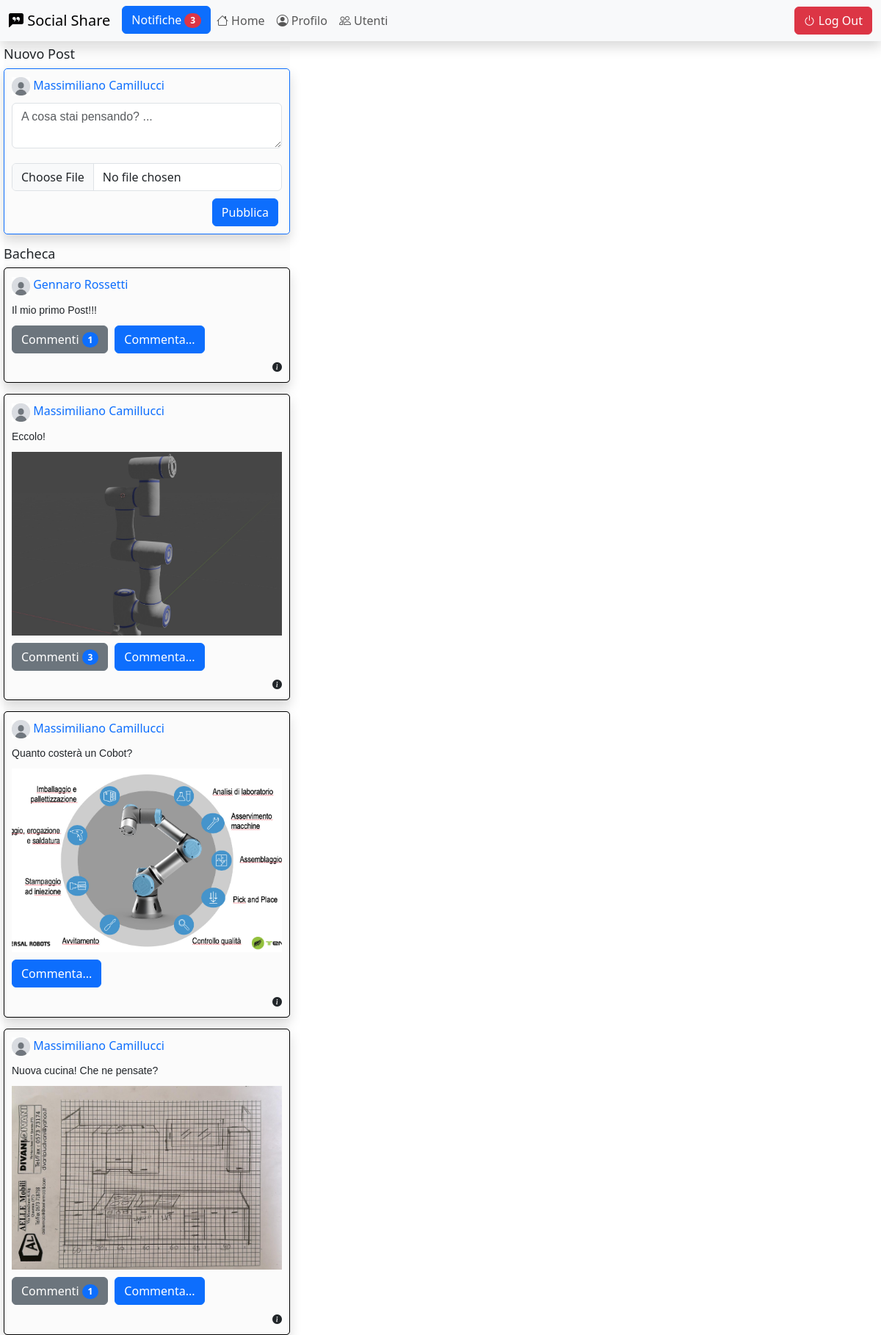
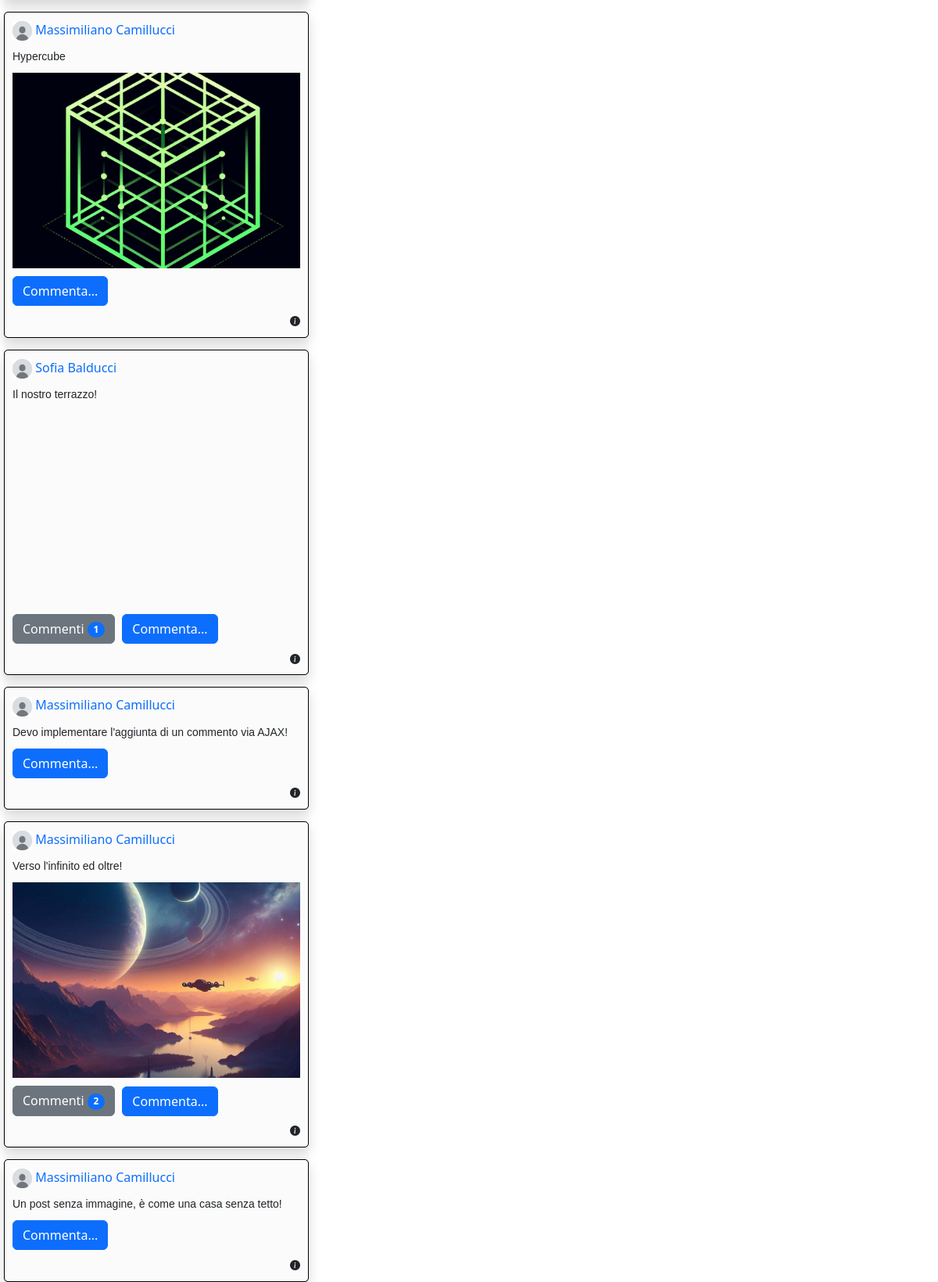
The page / (signed in, upper part) on the database its author committed (2 pictures, top to bottom).
### tables this page shows
CREATE TABLE `posts` (
  `idPOST` int(11) NOT NULL,
  `dataInserimento` datetime NOT NULL DEFAULT current_timestamp(),
  `dataModifica` datetime DEFAULT NULL,
  `dataCancellazione` datetime DEFAULT NULL,
  `mediaUrl` varchar(2048) DEFAULT NULL,
  `text` varchar(2048) DEFAULT NULL,
  `isComment` bit(1) NOT NULL DEFAULT b'0',
  `fkParent` int(11) DEFAULT NULL,
  `fkUser` int(11) NOT NULL
);

CREATE TABLE `users` (
  `idUSER` int(11) NOT NULL,
  `nome` varchar(200) DEFAULT NULL,
  `cognome` varchar(200) DEFAULT NULL,
  `email` varchar(500) NOT NULL,
  `password` char(255) NOT NULL,
  `nickname` varchar(45) NOT NULL,
  `imageUrl` varchar(2048) DEFAULT NULL,
  `enableAutofollow` bit(1) DEFAULT b'0',
  `enableReposts` bit(1) DEFAULT b'1',
  `enableComments` bit(1) DEFAULT b'1',
  `dataIscrizione` datetime DEFAULT NULL,
  `dataCancellazione` datetime DEFAULT NULL,
  `dataUltimoAccesso` datetime DEFAULT NULL
);

### index.php (called while the page is built)
<?php
require_once 'bootstrap.php';
require 'notify.php';
require("utils/routing.php");
require 'template/base-layout.php';

### db/database-helper.php (called while the page is built, shortened)
<?php
class DatabaseHelper{
    private $db;
    public function __construct($servername, $username, $password, $dbname, $port){
        $this->db = new mysqli($servername, $username, $password, $dbname, $port);
    }
    public function getUserByUserId($id){
        $stmt = $this->db->prepare("SELECT * FROM users WHERE idUSER = ? ");
        $stmt->bind_param('i',$id);
        $stmt->execute();
        $result = $stmt->get_result();
        return $result->fetch_all(MYSQLI_ASSOC)[0];
    }
    public function getPostsVisibleToUserId($id){
        $query = "SELECT *
        FROM posts
        WHERE isComment = 0 AND (fkUser = ?
        or fkUser in (SELECT fkFollowed
                        FROM tecnologieweb2024.followers as f
                        WHERE fkFollower = ? and isAccepted = 1))
        order by dataInserimento DESC ";
        $stmt = $this->db->prepare($query);
        $stmt->bind_param('ii',$id,$id);
        $stmt->execute();
        $result = $stmt->get_result();
        return $result->fetch_all(MYSQLI_ASSOC);
    }
    public function getCommentsByPostId($id){
        $query = "SELECT *
        FROM posts
        WHERE isComment = 1 AND fkParent = ?
        order by dataInserimento";
        $stmt = $this->db->prepare($query);
        $stmt->bind_param('i',$id);
        $stmt->execute();
        $result = $stmt->get_result();
        return $result->fetch_all(MYSQLI_ASSOC);
    }
    public function getNotificationsByUserId($id){
        $query = "SELECT * FROM notifications
        WHERE fkUser=? AND dataArchiviazione is null
        ORDER BY dataInserimento desc";
        $stmt = $this->db->prepare($query);
        $stmt->bind_param('i',$id);
        $stmt->execute();
        $result = $stmt->get_result();
        return $result->fetch_all(MYSQLI_ASSOC);
    }
}

### bootstrap.php (called while the page is built, shortened)
<?php
require_once("db/database-helper.php");
$dbh = new DatabaseHelper(DB_HOST, DB_USER, DB_PASSWORD, DB_NAME, DB_PORT);

### notify.php (called while the page is built, shortened)
<?php
require_once 'bootstrap.php';
if(isUserLoggedIn()){
    $template_data["notifications"] = $dbh->getNotificationsByUserId($_SESSION['user']['idUSER']);
}

### home.php (called while the page is built)
<?php
require_once 'bootstrap.php';
$template_data["posts"] = $dbh->getPostsVisibleToUserId($_SESSION['user']['idUSER']);
$template_data["titolo"] = "Home";
$template_data["nome"] = "home-page.php";

### utils/routing.php (called while the page is built, shortened)
<?php
if(isUserLoggedIn()){
    if(isset($_GET["page"])){
        switch($_GET["page"]){
            case 'logout':
                require('log-out.php');
                break;
            case 'userprofile':
                require('user-profile.php');
                break;
            case 'users':
                require('users.php');
                break;
            case 'home':
            default:
                require('home.php');
                break;
        }
    } else{
        require('home.php');
    }
}

### template/posts-archive.php (the view, shortened to what this page needs)
<ul class="collection posts">
<?php if(count($template_data["posts"])>0) : ?>
    <?php foreach($template_data["posts"] as $post) : ?>
        <?php $postOwner = $dbh->getUserByUserId($post["fkUser"]);?>
        <?php $postComments = $dbh->getCommentsByPostId($post["idPOST"]);?>
                <li class="post post-single-item shadow" id="post<?php echo $post["idPOST"]; ?>">
                    <ul class="collection posts detail">
                        <?php if($postOwner["imageUrl"]!="") $userImg = UPLOAD_DIR.$postOwner["imageUrl"]; else  $userImg=DEFAULT_IMG_PROFILE ?>
                        <li class="post-element header">
                        <a href="index.php?page=userprofile&iduser=<?php echo $postOwner["idUSER"]; ?>"><span><img class="user profile" src="<?php echo $userImg; ?>" alt=""></span>
                        <span class="user name"><?php echo $postOwner["nome"]." ".$postOwner["cognome"]; ?></span></a>
                        </li>
                        <li class="post-element text"><?php echo $post["text"]; ?></li>
                        <?php if($post["mediaUrl"]!="") : ?>
                            <li class="post-element media">
                                <div class="post-element image-background" style="background-image: url('<?php echo UPLOAD_DIR.$post["mediaUrl"]; ?>')" ></div>
                            </li>
                        <?php endif; ?>
                        <li class="post-element function buttons">
                            <button id="show-comments-<?php echo $post["idPOST"]; ?>" name=<?php echo $post["idPOST"]; ?> class="btn btn-secondary show-comment button toggle <?php if(count($postComments)==0){ echo " hidden";} ?>">Commenti <span class="badge rounded-pill text-bg-primary"><?php if(count($postComments)>0){ echo count($postComments);} ?></span></button>
                            <button id="add-comments-<?php echo $post["idPOST"]; ?>" name=<?php echo $post["idPOST"]; ?> class="btn btn-primary add-comment button">Commenta...</button></li>
                        <li class="post-element timestamp"><em class="bi bi-info-circle-fill" data-bs-toggle="tooltip" data-bs-title="post del: <?php echo $post["dataInserimento"]; ?>"></em></li>
                    </ul>
                                        <?php if($_SESSION["user"]["imageUrl"]!="") $userImg = UPLOAD_DIR.$_SESSION["user"]["imageUrl"]; else  $userImg=DEFAULT_IMG_PROFILE ?>
                </li>
    <?php endforeach; ?>
<?php endif; ?>
</ul>

### css/main.css (style rules this page uses)
.shadow { box-shadow: 0px 2px 5px #cccccc; }
div.post-element.image-background { display: block; height: 250px; background-repeat: no-repeat; width: 100%; background-size: cover; background-position: center; }
img.user.profile { max-width: 25px; height: auto; }
ul.collection.posts { list-style: none; list-style-position: outside; padding: 0px; }
ul.collection.posts.detail { padding: 5px; background-color: #f4f4f4; border-radius: 5px; }
li.post.post-single-item { border: solid 1px black; border-radius: 5px; background-color: #b2b2b2; margin-bottom: 15px; }
li.post.post-single-item button { max-width: 150px; }
li.post-element { padding: 5px; }
ul.collection.posts.detail { padding: 5px; background-color: #fbfbfb; border-radius: 5px; }
button.button { margin-right: 5px; }
li.timestamp { font-size: small; text-align: end; }
li.header { font-size: medium; }
li.header a, li.user.list.item a { text-decoration: none; }
li.text { font-family: sans-serif; font-size: 14px; }

### rows shown on the page
posts: fkUser.nome "Gennaro", fkUser.cognome "Rossetti", text "Il mio primo Post!!!", count($postComments) "1"
posts: fkUser.nome "Massimiliano", fkUser.cognome "Camillucci", text "Eccolo!", mediaUrl (picture), count($postComments) "3"
posts: fkUser.nome "Massimiliano", fkUser.cognome "Camillucci", text "Quanto costerà un Cobot?", mediaUrl (picture)
posts: fkUser.nome "Massimiliano", fkUser.cognome "Camillucci", text "Nuova cucina! Che ne pensate?", mediaUrl (picture), count($postComments) "1"
posts: fkUser.nome "Massimiliano", fkUser.cognome "Camillucci", text "Hypercube", mediaUrl (picture)
posts: fkUser.nome "Sofia", fkUser.cognome "Balducci", text "Il nostro terrazzo!", count($postComments) "1"
posts: fkUser.nome "Massimiliano", fkUser.cognome "Camillucci", text "Devo implementare l'aggiunta di un commento via AJAX!"
posts: fkUser.nome "Massimiliano", fkUser.cognome "Camillucci", text "Verso l'infinito ed oltre!", mediaUrl (picture), count($postComments) "2"
posts: fkUser.nome "Massimiliano", fkUser.cognome "Camillucci", text "Un post senza immagine, è come una casa senza tetto!"

### other values the page prints
count($template_data["notifications"]) "3"
$_SESSION["user"]["nome"] "Massimiliano"
$_SESSION["user"]["cognome"] "Camillucci"
